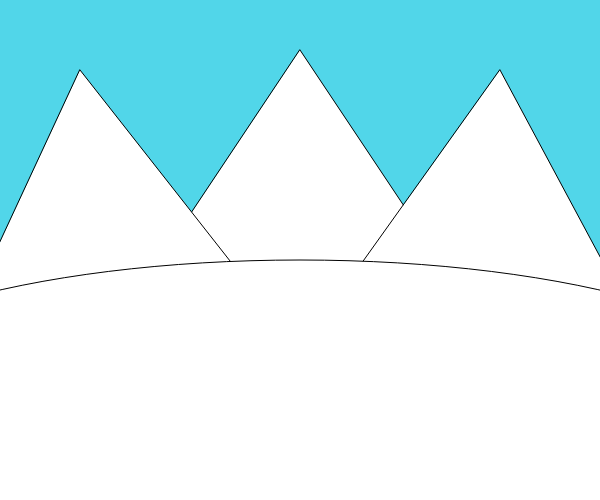
Frame 1 (no input)
Frame 60 (no input): identical to frame 1, image omitted
Frame 120 (the mouse pressed at the canvas centre since frame 60): identical to frame 1, image omitted

The p5.js sketch that drew this single still picture (run headless with seeded random() and noise() and a simulated clock; from frame 60 on, the mouse is pressed at the canvas centre):

// p5.js sketch
// ── sketch.js
function setup() {
  createCanvas(600, 500);
  
}

function draw() {
  background('#51D6E9');
  triangle (100, 350, 500, 350, 300, 50)
  triangle (-50, 350, 300, 350, 80, 70)
  triangle (300, 350, 650, 350, 500, 70)
  ellipse(300, 410, 1000, 300);

}
